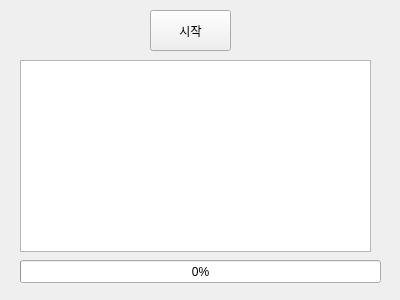
<?xml version="1.0" encoding="UTF-8"?>
<ui version="4.0">
 <class>Form</class>
 <widget class="QWidget" name="Form">
  <property name="geometry">
   <rect>
    <x>0</x>
    <y>0</y>
    <width>400</width>
    <height>300</height>
   </rect>
  </property>
  <property name="maximumSize">
   <size>
    <width>400</width>
    <height>300</height>
   </size>
  </property>
  <property name="windowTitle">
   <string>Form</string>
  </property>
  <widget class="QProgressBar" name="pgbTask">
   <property name="geometry">
    <rect>
     <x>20</x>
     <y>260</y>
     <width>361</width>
     <height>23</height>
    </rect>
   </property>
   <property name="value">
    <number>0</number>
   </property>
  </widget>
  <widget class="QPushButton" name="btnStart">
   <property name="geometry">
    <rect>
     <x>150</x>
     <y>10</y>
     <width>81</width>
     <height>41</height>
    </rect>
   </property>
   <property name="text">
    <string>시작</string>
   </property>
  </widget>
  <widget class="QTextBrowser" name="txbLog">
   <property name="geometry">
    <rect>
     <x>20</x>
     <y>60</y>
     <width>351</width>
     <height>192</height>
    </rect>
   </property>
  </widget>
 </widget>
 <resources/>
 <connections/>
</ui>
